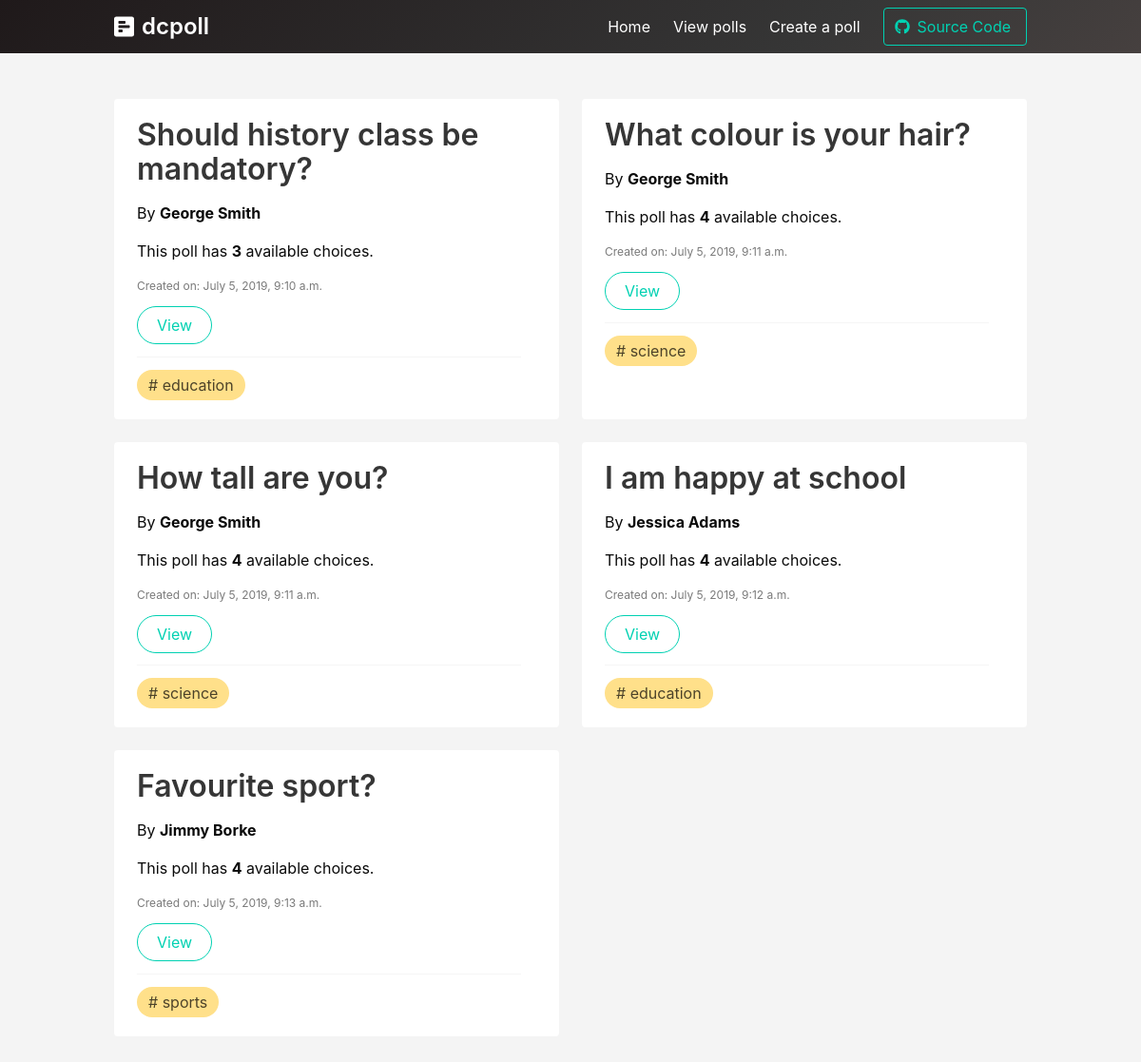
The app's page /polls/list/, older data.
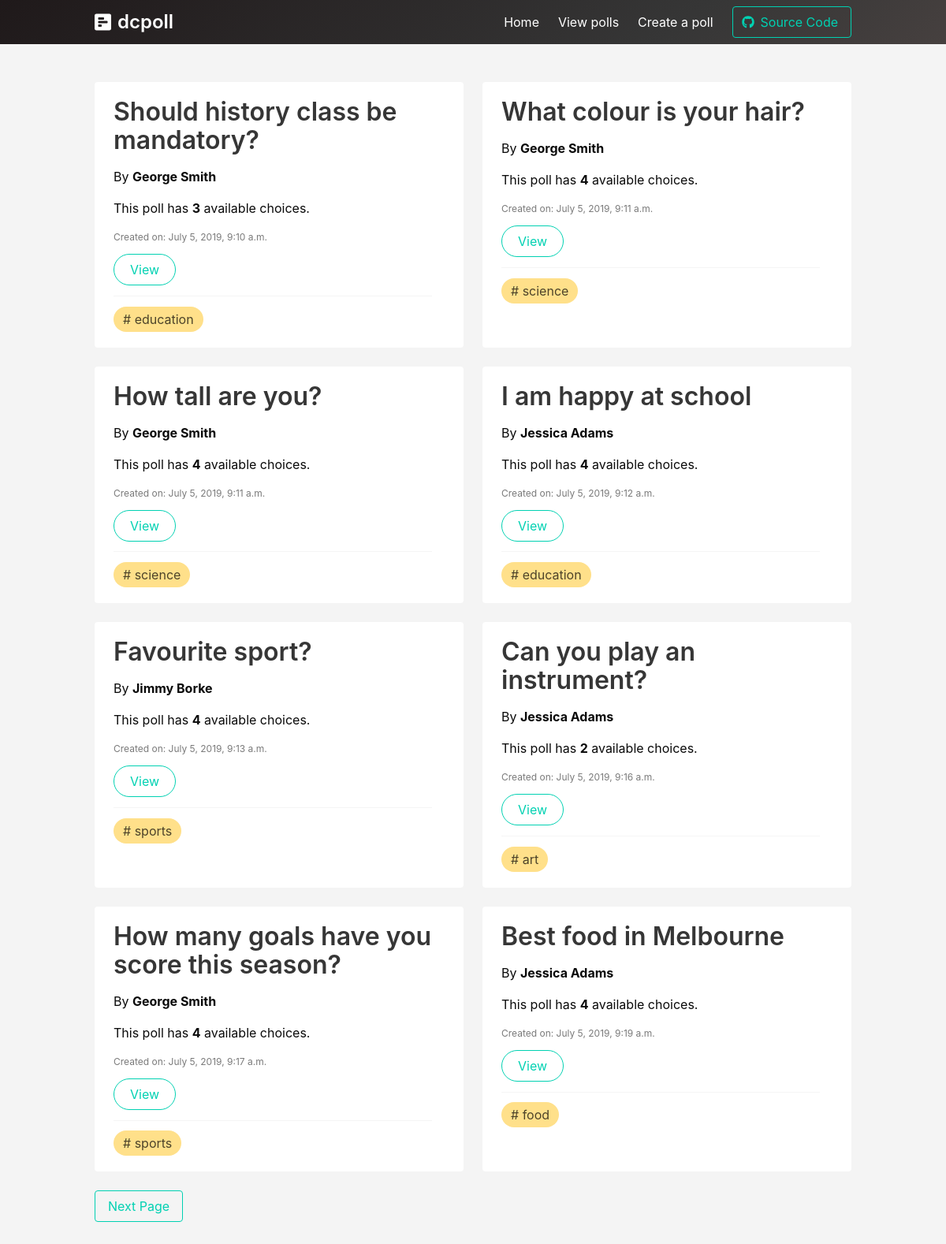
The same page, newer data.
### polls/models.py (models this page shows, shortened)
class Poll(models.Model):
    title = models.CharField(max_length=50, unique=True)
    tags = models.ManyToManyField(Tag)
    author = models.CharField(max_length=40)
    created_at = models.DateTimeField(auto_now_add=True)
    modified_at = models.DateTimeField(auto_now=True)

class Tag(models.Model):
    tag_name = models.CharField(max_length=50)
    created_at = models.DateTimeField(auto_now_add=True)
    modified_at = models.DateTimeField(auto_now=True)
    def __str__(self):
        return self.tag_name

### polls/views.py (the view)
# urls.py: path('polls/list/', polls_list, name='polls-list'),
def polls_list(request):
    polls = Poll.objects.all()
    paginator = Paginator(polls, 8)
    page = request.GET.get('page')
    data = paginator.get_page(page)
    context = {'title': 'Polls List Page',
               'data':data}
    return render(request, 'poll-list.html', context)

### templates/poll-list.html (shortened to what this page needs)
{% extends 'base.html' %}
{% block content %}
<section class="hero is-dark is-bold">
	{% include 'navbar.html' %}
</section>
<section class="section" style="min-height: 100vh; background-color: #f4f4f4;">
	<section class="container">
			<div class="columns is-multiline">
			{% for q in data %}
				<div class="column is-half-desktop is-half-tablet is-full" >
						<div class="notification is-white"style="height: 100%;">
							<div class="content">
							<h1>{{ q.title }}</h1>
							<p>By <strong>{{ q.author }}</strong></p>
							<p>This poll has <strong>{{ q.options.count }}</strong> available choices.</p>
							<p class="has-text-grey help">Created on: {{ q.created_at }}</p>
							<a class="is-rounded button is-primary is-outlined" href="{% url 'polls-view' q.id  %}">View</a>
							<hr style="margin: .8rem 0; height: 1px;">
							<p>
								{% for tag in q.tags.all %}
									<span class="tag is-rounded is-warning is-medium"># {{ tag }}</span>
								{% endfor %}
							</p>
						</div>
						</div>
					</div>
					{% endfor %}
				</div>
			{% if data.has_next %}
			<a class="button is-outlined is-primary" href="?page={{ data.next_page_number }}">Next Page</a>
			{% endif %}
		</section>
	</section>
{% endblock %}

### templates/base.html (shortened to what this page needs)
<!DOCTYPE html>
<html>
  <head>
    <link rel="stylesheet" href="https://cdnjs.cloudflare.com/ajax/libs/bulma/0.7.4/css/bulma.min.css">
  </head>
  <body>
  {% block content %}
  {% endblock %}
  </body>
</html>

### templates/navbar.html (shortened to what this page needs)
<nav class="navbar">
      <div class="container">
        <div class="navbar-brand">
          <a style="font-size: 1.5rem;" class="navbar-item has-text-weight-semibold" href="{% url 'polls-index' %}">
            <i class="fas fa-poll-h"></i><span style="margin-left: .5rem;">dcpoll</span>
          </a>
        </div>
        <div id="navbarMenuHeroA" class="navbar-menu">
          <div class="navbar-end">
            <a href="{% url 'polls-index' %}" class="navbar-item">
              Home
            </a>
            <a href="{% url 'polls-list' %}" class="navbar-item">
              View polls
            </a>
            <a href="{% url 'polls-create' %}" class="navbar-item">
              Create a poll
            </a>
            <span class="navbar-item">
              <a href="https://github.com/danielc92/django-docs-tutorial.git" class="button is-primary is-outlined">
                <span class="icon">
                  <i class="fab fa-github"></i>
                </span>
                <span>Source Code</span>
              </a>
            </span>
          </div>
        </div>
      </div>
    </nav>

### templates/base.html (style rules this page uses)
.button { transition: background-color 0.24s ease; }

Row changes from the older to the newer data that the page shows:
added Poll: title "Can you play an instrument?", author "Jessica Adams", options.count "2", created_at "July 5, 2019, 9:16 a.m."
now on this page (row unchanged): Tag: tag_name "art", shown under "Can you play an instrument?"
added Poll: title "How many goals have you score this season?", author "George Smith", options.count "4", created_at "July 5, 2019, 9:17 a.m.", Tag (tag_name "sports")
added Poll: title "Best food in Melbourne", author "Jessica Adams", options.count "4", created_at "July 5, 2019, 9:19 a.m."
added Tag: tag_name "food", shown under "Best food in Melbourne"
Text that changed along with them:
text now shown: "Next Page"
